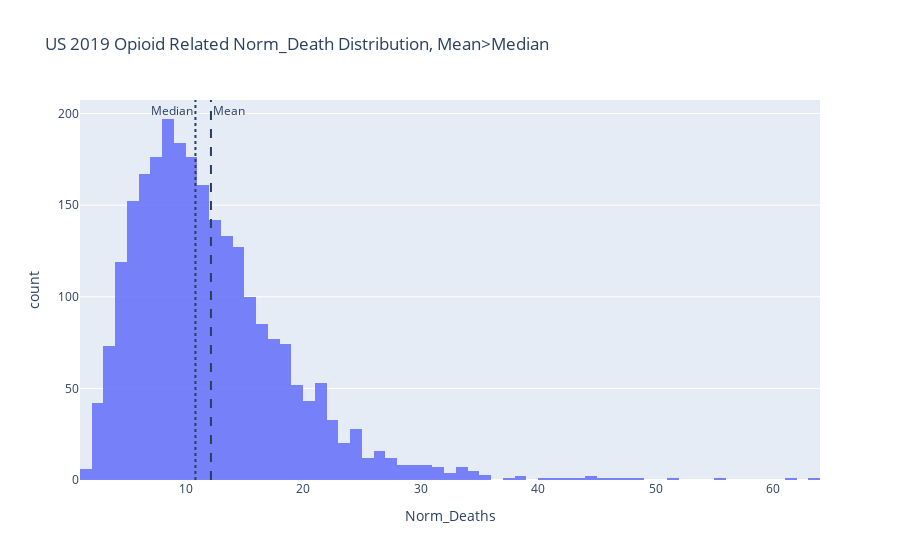

Notebook source saved alongside this figure:
### Markdown cell above
### Add another line for ***median*** to compare

### Code cell
fig.add_vline(x=super_df['Norm_Deaths'].median(),line_dash="dot",annotation_text="Median", annotation_position="top left")
fig.show()

### Figure 1 — Plotly figure (JSON) as saved in the notebook; plotly's stock layout.template omitted (floating-point values rounded to 4 significant figures; data arrays with more than 128 entries replaced by an {"elided": "..."} marker saying what was removed)
{"data": [{"alignmentgroup": "True", "bingroup": "x", "hovertemplate": "Norm_Deaths=%{x}<br>count=%{y}<extra></extra>", "legendgroup": "", "marker": {"color": "#636efa", "opacity": 0.85, "pattern": {"shape": ""}}, "name": "", "offsetgroup": "", "orientation": "v", "showlegend": false, "type": "histogram", "x": {"elided": "2527 float values"}, "xaxis": "x", "yaxis": "y"}], "layout": {"annotations": [{"showarrow": false, "text": "Mean", "x": 12.15, "xanchor": "left", "xref": "x", "y": 1, "yanchor": "top", "yref": "y domain"}, {"showarrow": false, "text": "Median", "x": 10.83, "xanchor": "right", "xref": "x", "y": 1, "yanchor": "top", "yref": "y domain"}], "barmode": "relative", "legend": {"tracegroupgap": 0}, "shapes": [{"line": {"dash": "dash"}, "type": "line", "x0": 12.15, "x1": 12.15, "xref": "x", "y0": 0, "y1": 1, "yref": "y domain"}, {"line": {"dash": "dot"}, "type": "line", "x0": 10.83, "x1": 10.83, "xref": "x", "y0": 0, "y1": 1, "yref": "y domain"}], "title": {"text": "US 2019 Opioid Related Norm_Death Distribution, Mean>Median"}, "xaxis": {"anchor": "y", "domain": [0, 1], "title": {"text": "Norm_Deaths"}}, "yaxis": {"anchor": "x", "domain": [0, 1], "title": {"text": "count"}}}}
